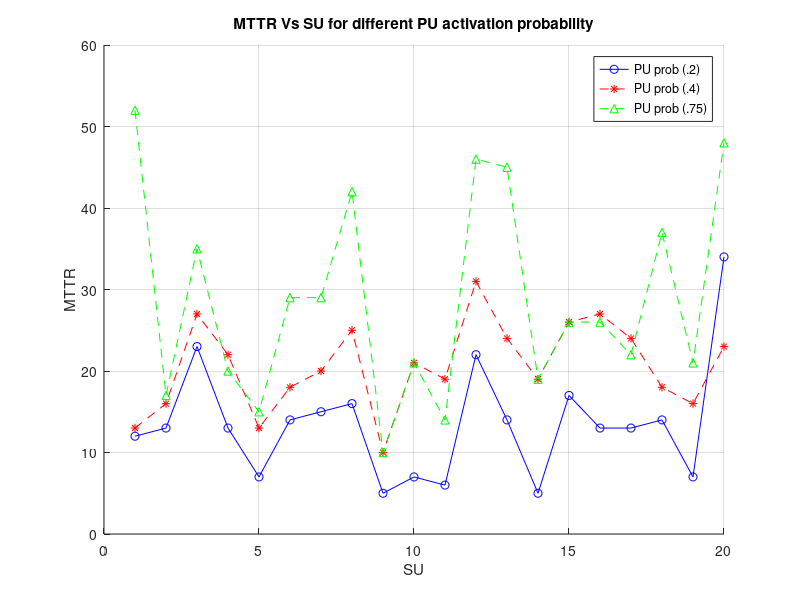
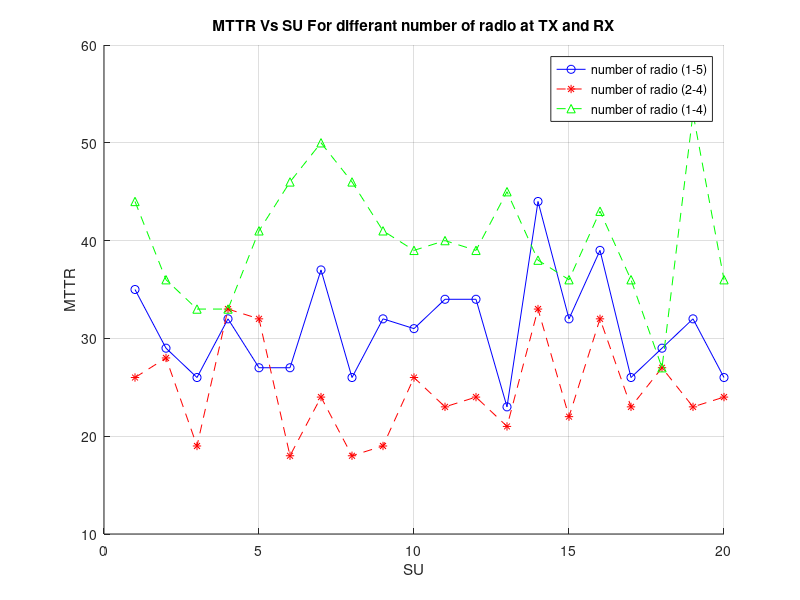
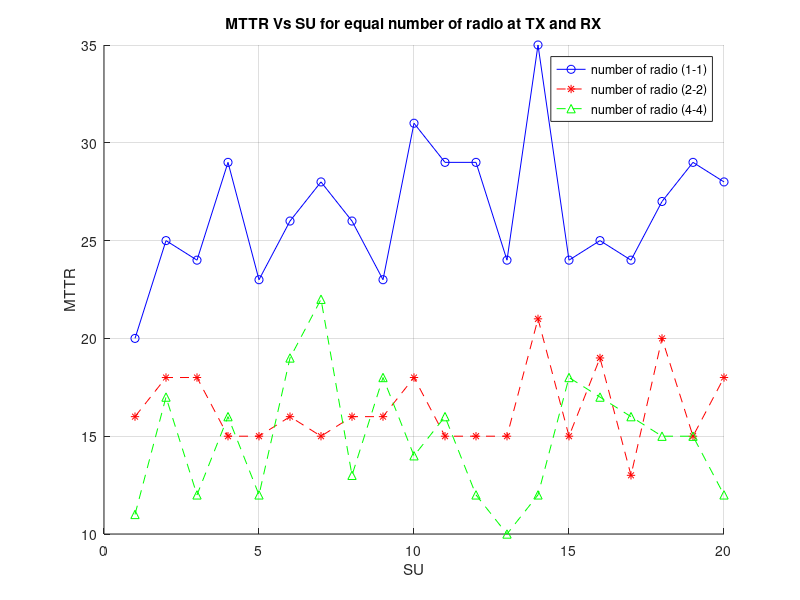
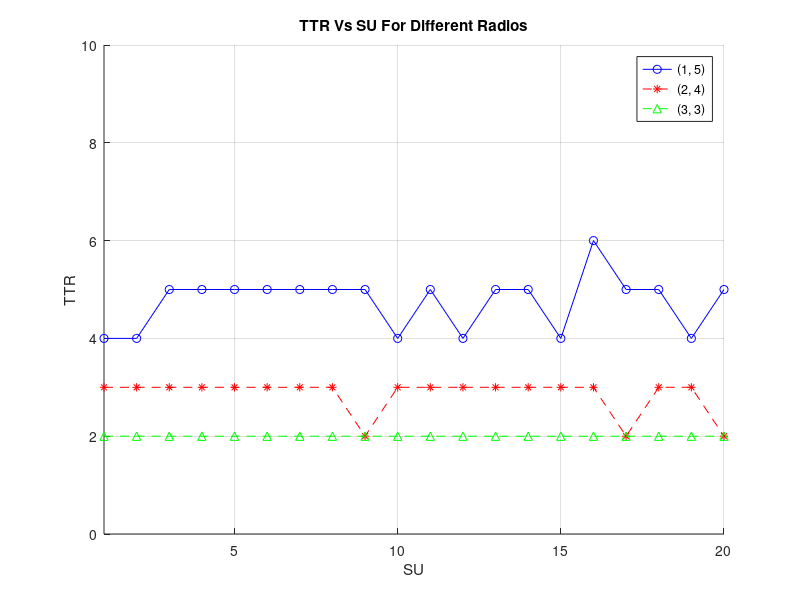

These figures' MATLAB source, in order:
%MTTR
MTTRPU2 = csvread('Maximum Time to rendezvous for Vs SU_PUprob(.2).csv');
MTTRPU4 = csvread('Maximum Time to rendezvous for Vs SU_PUprob(.4).csv');
MTTRPU6 = csvread('Maximum Time to rendezvous for Vs SU_PUprob(.75).csv');

X1 = MTTRPU2(:,1);
X2 = MTTRPU4(:,1);
X3 = MTTRPU6(:,1);

figure(1);
hold on ;
          
 plot(X1,'b-o');
 plot(X2,'r--*');
 plot(X3,'g--^');
 title('MTTR Vs SU for different PU activation probability');
 xlabel('SU');
 ylabel('MTTR');
 legend('PU prob (.2)','PU prob (.4)','PU prob (.75)');
 grid on;
 
MTTRR2 = csvread('Maximum Time to rendezvous for Vs SU_radio(1-5).csv');
MTTRR4 = csvread('Maximum Time to rendezvous for Vs SU_radio(2-4).csv');
MTTRR6 = csvread('Maximum Time to rendezvous for Vs SU_radio(1-4).csv');
X1 = MTTRR2(:,1);
X2 = MTTRR4(:,1);
X3 = MTTRR6(:,1);

figure(2);
hold on ;
          
 plot(X1,'b-o');
 plot(X2,'r--*');
 plot(X3,'g--^');
 grid on;
 xlabel('SU');
 ylabel('MTTR');
 title('MTTR Vs SU For differant number of radio at TX and RX');
 legend('number of radio (1-5)','number of radio (2-4)','number of radio (1-4)');
 
 MTTRR22 = csvread('Maximum Time to rendezvous for Vs SU_radio(1-1).csv');
MTTRR44 = csvread('Maximum Time to rendezvous for Vs SU_radio(2-2).csv');
MTTRR66 = csvread('Maximum Time to rendezvous for Vs SU_radio(4-4).csv');
X1 = MTTRR22(:,1);
X2 = MTTRR44(:,1);
X3 = MTTRR66(:,1);

figure(3);
hold on ;
          
 plot(X1,'b-o');
 plot(X2,'r--*');
 plot(X3,'g--^');
 grid on;
 
 xlabel('SU');
 ylabel('MTTR');
 legend('number of radio (1-1)','number of radio (2-2)','number of radio (4-4)');
 title('MTTR Vs SU for equal number of radio at TX and RX');
 %*******************************************************************************************
 TTRVsSU15 = csvread('Average TTR VS SU(1, 5).csv');
 TTRVsSU24 = csvread('Average TTR VS SU(2, 4).csv');
 TTRVsSU33 = csvread('Average TTR VS SU(3, 3).csv');
 
 X1 = TTRVsSU15(:,1);
 X2 = TTRVsSU24(:,1);
 X3 = TTRVsSU33(:,1);
 
 figure(4);
 hold on ;
 plot(X1,'b-o');
 plot(X2,'r--*');
 plot(X3,'g--^');
 axis([-inf inf 0 10])
 grid on;
  
 title('TTR Vs SU For Different Radios');
 xlabel('SU');
 ylabel('TTR');
 legend('(1, 5)', '(2, 4)', '(3, 3)');
 
 %*******************************************************************************************
 
 TTRVsSU11 = csvread('Average TTR VS SU(1, 1).csv');
 TTRVsSU22 = csvread('Average TTR VS SU(2, 2).csv');
 TTRVsSU55 = csvread('Average TTR VS SU(5, 5).csv');
 
 X1 = TTRVsSU11(:,1);
 X2 = TTRVsSU22(:,1);
 X3 = TTRVsSU55(:,1);
 
 figure(5);
 hold on ;
 plot(X1,'b-o');
 plot(X2,'r--*');
 plot(X3,'g--^');
 axis([-inf inf 0 10])
 grid on;
  
 title('TTR Vs SU For Same Radios');
 xlabel('SU');
 ylabel('TTR');
 legend('(1, 1)', '(2, 2)', '(5, 5)');
 
 %*******************************************************************************************
 
UtilizationVSBand = csvread('Utilization VS Band.csv');
%  TTRVsSU24 = csvread('Average TTR VS SU(2, 4).csv');
%  TTRVsSU33 = csvread('Average TTR VS SU(3, 3).csv');
 
X1 = UtilizationVSBand(:,1);
%  X2 = TTRVsSU24(:,1);
%  X3 = TTRVsSU33(:,1);
 
figure(6);
hold on;
plot(X1,'b-o');
%  plot(X2,'r--*');
%  plot(X3,'g--^');
axis([-inf inf 0 1])
grid on;
  
title('Utilization VS Band');
xlabel('Band');
ylabel('Utilization');
% legend('(1, 5)', '(2, 4)', '(3, 3)');
  
 